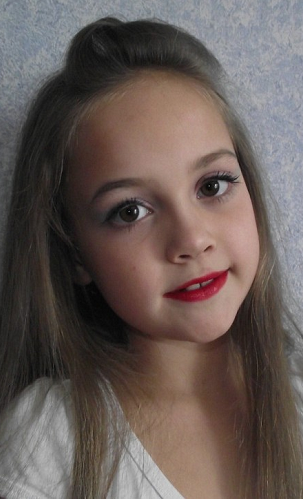
//> input picture images/ttt.png, 303 x 499 px
$ ./main034   (built with g++ and OpenCV 4)
//> lines starting //> are read from the running program, lines starting //| are printed output that depends on the picture
/*
图像锐化

图像卷积的主要有三功能分别是图像的模糊/去噪、图像梯度/边缘发现、图像锐化/增强，前面的两个功能我们以前通过相关知识点的分享加以了解，学习了相关API的使用。图像锐化的本质是图像拉普拉斯滤波加原图权重像素叠加的输出 ：

-1   -1  -1
-1    C  -1
-1    -1 -1

当C值大于8时候表示图像锐化、越接近8表示锐化效果越好
当C值等于8时候图像的高通滤波
当C值越大，图像锐化效果在减弱、中心像素的作用在提升
*/
#include <opencv2/opencv.hpp>
#include <iostream>

using namespace cv;
using namespace std;

int main(int artc, char** argv) {
	Mat src = imread("../images/ttt.png");
//> src is the input picture: 499 rows x 303 cols, CV_8UC3; mean B, G, R 86.7, 91, 103
	if (src.empty()) {
		printf("could not load image...\n");
		return -1;
	}
	namedWindow("input", WINDOW_AUTOSIZE);
	imshow("input", src);

	Mat sharpen_op = (Mat_<char>(3, 3) << 0, -1, 0,
		-1, 5, -1,
		0, -1, 0);

	Mat result;
	filter2D(src, result, CV_32F, sharpen_op);
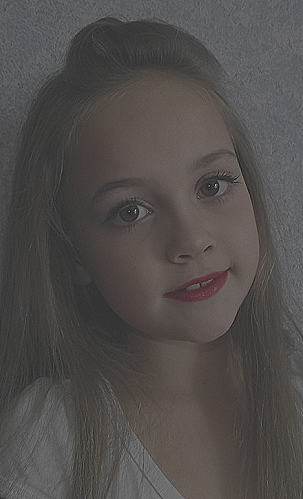
//> result: 499 rows x 303 cols, CV_32FC3; mean B, G, R 86.7, 91, 103; drawn with min black and max white
	convertScaleAbs(result, result);
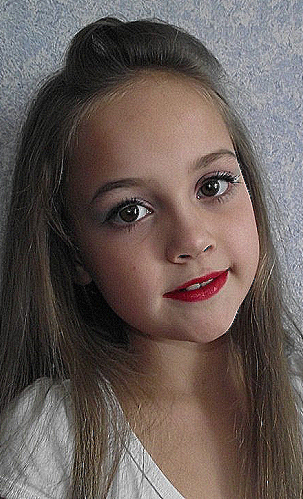
//> result: 499 rows x 303 cols, CV_8UC3; mean B, G, R 86.9, 91.2, 103.1

	imshow("sharpen image", result);

	waitKey(0);
	destroyAllWindows();

	return 0;
}

$ run again, with images/63_12_map.png copied over images/ttt.png
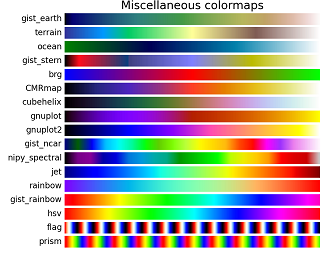
//> input picture images/63_12_map.png, 323 x 264 px
//> src is the input picture: 264 rows x 323 cols, CV_8UC3; mean B, G, R 168.2, 169.9, 175.9
//> `filter2D(src, result, CV_32F, sharpen_op);`:
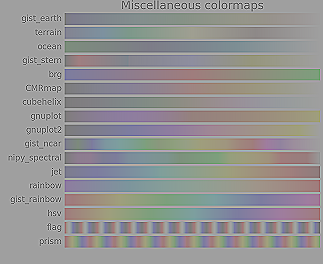
//> result: 264 rows x 323 cols, CV_32FC3; mean B, G, R 168.2, 170, 175.9; drawn with min black and max white
//> `convertScaleAbs(result, result);`:
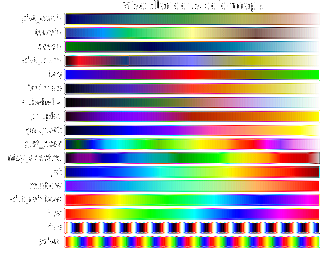
//> result: 264 rows x 323 cols, CV_8UC3; mean B, G, R 176, 178, 183.1
